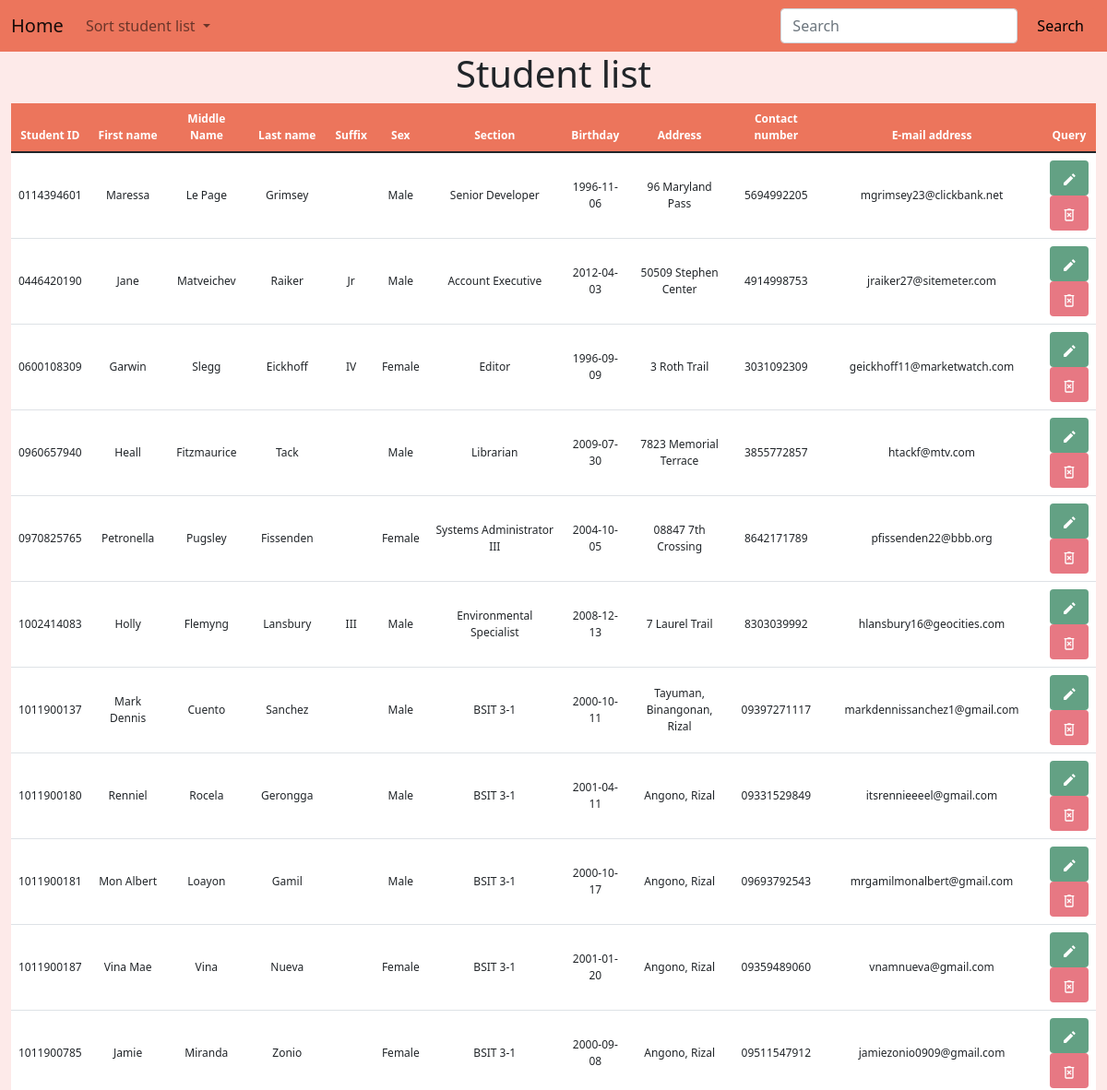
The page /controls/crud.php (upper part) on the database as committed earlier.
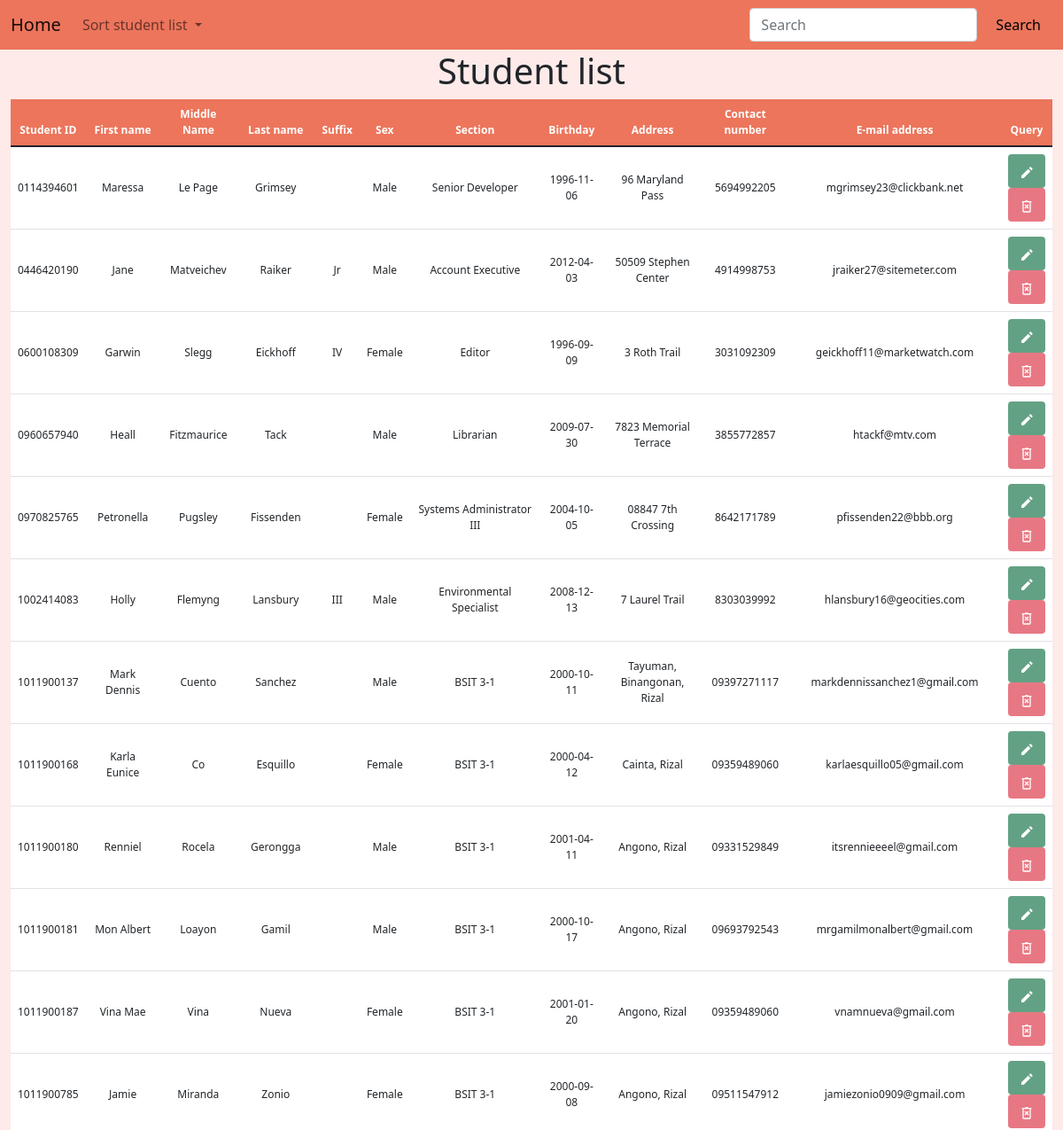
The same page on the database as committed later.
### tables this page shows
CREATE TABLE `tbl_student_profile` (
  `Student_ID` varchar(10) NOT NULL PRIMARY KEY,
  `Student_First_Name` varchar(50) NOT NULL,
  `Student_Middle_Name` varchar(50),
  `Student_Last_Name` varchar(50) NOT NULL,
  `Student_Suffix` varchar(10),
  `Student_Sex` enum('Male','Female') NOT NULL,
  `Student_Section` varchar(50) NOT NULL,
  `Student_Birthday` date NOT NULL,
  `Student_Address` varchar(100) NOT NULL,
  `Student_Contact_Number` varchar(11) NOT NULL,
  `Student_Email_Address` varchar(50) NOT NULL,
  `is_archive` boolean NOT NULL DEFAULT false
);

### functions/functions.php (called while the page is built, shortened)
<?php
function view($name, $contents = ''){
    require(APP_PATH . "page/layout-page.php");
}

### controls/crud.php (called while the page is built, shortened)
<?php
$view_bag = [
    'title' => 'Student Database',
    'heading' => 'Student list'
];
$records = Data::get_student_records();
view('crud', $records);

### functions/data/mysql.class.php (called while the page is built, shortened)
<?php
class MySqlDataProvider {
    public function __construct($source) {
        $this->source = $source;
    }
    public function get_student_records(){
        $pdo = $this->connect();
        $smt = $pdo->query('SELECT * FROM tbl_student_profile WHERE is_archive = false');
        $data = $smt->fetchAll(PDO::FETCH_CLASS, 'StudentProfile');
        return $data;
    }
    private function connect() {
        try {
            return new PDO($this->source, CONFIG['db_user'], CONFIG['db_password']);
        } catch (PDOException $e) {
            return null;
        }
    }
}

### functions/data/static.class.php (called while the page is built, shortened)
<?php
class Data {
    static private $mdp;
    static public function init(MySqlDataProvider $mdp){
        return self::$mdp = $mdp;
    }
    static public function get_student_records(){
        return self::$mdp->get_student_records();
    }
}

### page/crud-page.php (the view, shortened to what this page needs)
<div class="container-fluid">
    <h1 class="text-center align-middle"><?= $view_bag['heading'] ?></h1>
</div>
<div class="container-fluid container-table">
    <table class="table table-hover text-center align-middle" id="table">
        <thead>
            <tr>
                <th scope="col" id="id">Student ID</th>
                <th scope="col" id="fname">First name</th>
                <th scope="col" id="mname">Middle Name</th>
                <th scope="col" id="lname">Last name</th>
                <th scope="col" id="suffix">Suffix</th>
                <th scope="col" id="section">Sex</th>
                <th scope="col" id="sex">Section</th>
                <th scope="col" id="bday">Birthday</th>
                <th scope="col" id="address">Address</th>
                <th scope="col" id="number">Contact number</th>
                <th scope="col" id="email">E-mail address</th>
                <th scope="col" id="query">Query</th>
            </tr>
        </thead>
        <tbody>
            <?php foreach ($contents as $object) : ?>
                <tr>
                    <td><?= $object->Student_ID ?></td>
                    <td><?= $object->Student_First_Name ?></td>
                    <td><?= $object->Student_Middle_Name ?></td>
                    <td><?= $object->Student_Last_Name ?></td>
                    <td><?= $object->Student_Suffix ?></td>
                    <td><?= $object->Student_Sex ?></td>
                    <td><?= $object->Student_Section ?></td>
                    <td><?= $object->Student_Birthday ?></td>
                    <td><?= $object->Student_Address ?></td>
                    <td><?= $object->Student_Contact_Number ?></td>
                    <td><?= $object->Student_Email_Address ?></td>
                    <td>
                        <a class="btn button-edit-bg" type="submit" data-bs-toggle="modal" data-bs-target="#showEditModal">
                        </a>
                        <br>
                        <a class="btn button-delete-bg" type="submit" name="delete" method="get" data-bs-toggle="modal" data-bs-target="#showDeleteModal">
                        </a>
                    </td>
                </tr>
            <?php endforeach ?>
        </tbody>
    </table>
</div>

### page/layout-page.php (shortened to what this page needs)
<!DOCTYPE html>
<html lang="en">
<head>
    <link href="https://cdn.jsdelivr.net/npm/bootstrap@5.1.3/dist/css/bootstrap.min.css" rel="stylesheet">
    <link href="../css/stylesheet-crud.css" rel="stylesheet">
</head>
<body>
    <nav class="navbar navbar-expand-lg navbar-light navbar-bg fixed-nav-bar">
        <div class="container-fluid">
            <a class="navbar-brand" href="../index.php">Home</a>
            <div class="collapse navbar-collapse" id="navbarSupportedContent">
                <ul class="navbar-nav me-auto mb-2 mb-lg-0">
                    <li class="nav-item dropdown">
                        <a class="nav-link dropdown-toggle" href="#" id="navbarDropdown" role="button" data-bs-toggle="dropdown" aria-expanded="false">
                            Sort student list
                        </a>
                </ul>
                <form class="d-flex">
                    <input class="form-control me-2" type="search" name="search" placeholder="Search" aria-label="Search">
                    <button class="btn button-bg" type="submit">Search</button>
                </form>
            </div>
        </div>
    </nav>
    <?php require(APP_PATH . "page/$name-page.php")  ?>
</body>
</html>

### css/stylesheet-crud.css (style rules this page uses)
body { background-color: #fdeae9; }
.navbar-bg { background-color: #ec755c; }
.button-bg { background-color: #ec755c; color: Black; }
.container-table thead { background-color: #ec755c; color: white; }
.button-edit-bg { background-color: #63a184; }
.button-delete-bg { background-color: #e77883; }
table { background-color: white; }
tr { font-size: 30px; font-size: 1vw; }

Rows that differ between the two databases and show on the page:
added tbl_student_profile: Student_ID "1011900168", Student_First_Name "Karla Eunice", Student_Middle_Name "Co", Student_Last_Name "Esquillo", Student_Sex "Female", Student_Section "BSIT 3-1", Student_Birthday "2000-04-12", Student_Address "Cainta, Rizal", Student_Contact_Number "09359489060", Student_Email_Address "karlaesquillo05@gmail.com"
